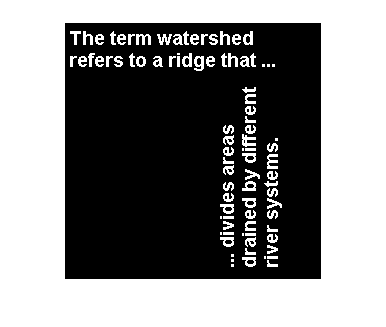
%> input picture images/binary/binary_text.png, 386 x 327 px
$ octave test5.m   (GNU Octave 9; MATLAB toolbox functions it lacks are replaced by stand-ins)
%> lines starting %> are read from the running program, lines starting %| are printed output that depends on the picture; in (x1, y1, x2, y2) boxes, pixels count from 0 and x2, y2 are one past the last pixel; in counts of white or black regions, pixels touching at a corner belong together; the program's own positions count from 1
clear;
clc;
close all;
A = imread('images/binary/binary_text.png');
%> A is the input picture: size 327x386x3 uint8; 51.9% white; 32 black regions (21 under 20 px), largest, box (x1, y1, x2, y2) and area: (65, 23, 321, 279) 60382, (246, 36, 250, 43) 24, (139, 58, 143, 65) 24
A_1 = A(:,:,1); %all 3 slices contain the same data
sq = ones(2);
A_2 = imdilate(A_1,sq);
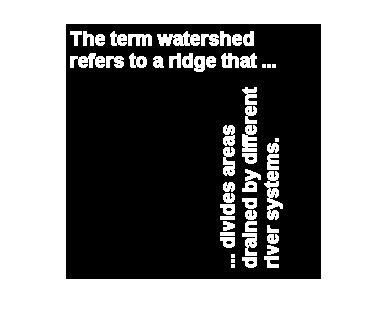
%> A_2: size 327x386 uint8; 54.1% white; 55 black regions (54 under 20 px), largest, box (x1, y1, x2, y2) and area: (66, 24, 321, 279) 57640
A_3 = imerode(A_1,sq);
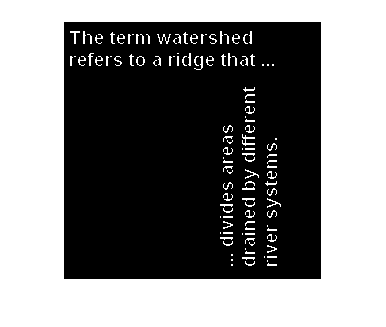
%> A_3: size 327x386 uint8; 49.7% white; 123 white regions (33 under 20 px), largest, box (x1, y1, x2, y2) and area: (0, 0, 386, 327) 60173, (242, 134, 255, 146) 63, (157, 34, 171, 44) 46
figure, subplot(1,3,1), imshow(A_1), title('original');
subplot(1,3,2), imshow(A_2),title('dilated');
subplot(1,3,3), imshow(A_3),title('eroded');
C = imread('images/binary/conv.png');
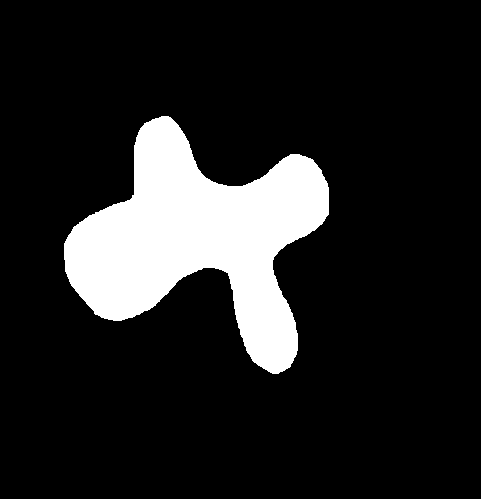
%> input picture images/binary/conv.png, 481 x 499 px
%> C is the input picture: size 499x481x3 uint8; 13.8% white; 1 white region, box (x1, y1, x2, y2) and area: (64, 116, 329, 374) 33233
C_1 = C(:,:,1);
C_2 = ~C_1;
figure, subplot(1,2,1), imshow(C_1);
subplot(1,2,2), imshow(C_2);
